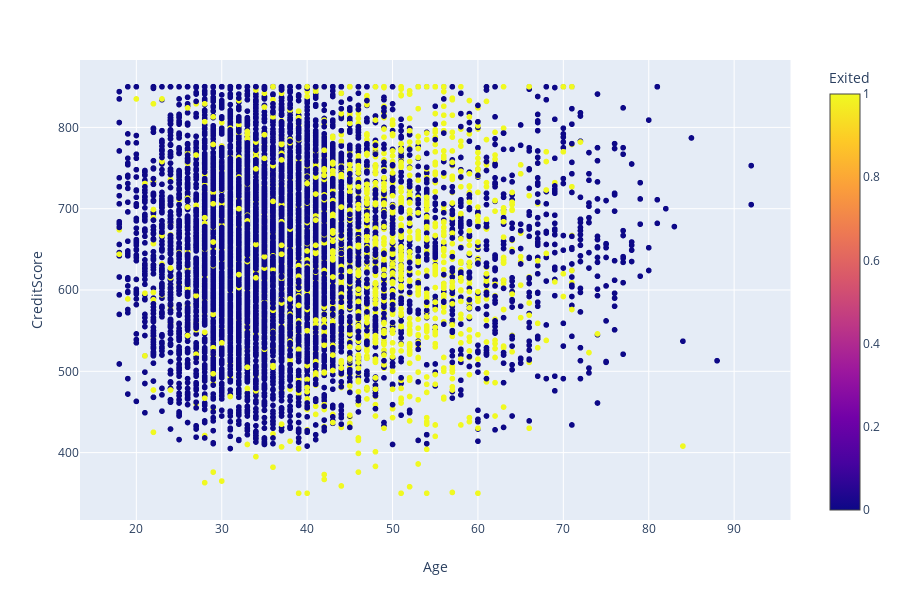

The code cell stored with this chart in its notebook:
### Markdown cell above
### Multivariate Analysis
    - numeric vs numeric vs categorical - scatterplot

### Code cell
fig = px.scatter(df,x="Age",y="CreditScore",color="Exited")
fig.show()

### Figure 1 — Plotly figure (JSON) as saved in the notebook; plotly's stock layout.template omitted (floating-point values rounded to 4 significant figures; data arrays with more than 128 entries replaced by an {"elided": "..."} marker saying what was removed)
{"data": [{"hoverlabel": {"namelength": 0}, "hovertemplate": "Age=%{x}<br>CreditScore=%{y}<br>Exited=%{marker.color}", "legendgroup": "", "marker": {"color": {"elided": "10000 int values"}, "coloraxis": "coloraxis", "symbol": "circle"}, "mode": "markers", "name": "", "showlegend": false, "type": "scattergl", "x": {"elided": "10000 int values"}, "xaxis": "x", "y": {"elided": "10000 int values"}, "yaxis": "y"}], "layout": {"coloraxis": {"colorbar": {"title": {"text": "Exited"}}, "colorscale": [[0, "#0d0887"], [0.1111, "#46039f"], [0.2222, "#7201a8"], [0.3333, "#9c179e"], [0.4444, "#bd3786"], [0.5556, "#d8576b"], [0.6667, "#ed7953"], [0.7778, "#fb9f3a"], [0.8889, "#fdca26"], [1, "#f0f921"]]}, "height": 600, "legend": {"tracegroupgap": 0}, "margin": {"t": 60}, "xaxis": {"anchor": "y", "domain": [0, 0.98], "title": {"text": "Age"}}, "yaxis": {"anchor": "x", "domain": [0, 1], "title": {"text": "CreditScore"}}}}
